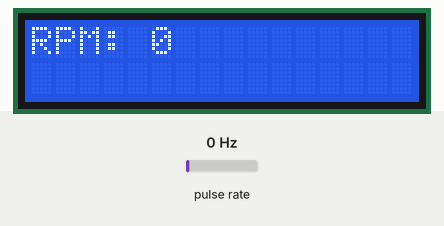
Bench run of a sketch on a simulated Arduino Uno, built with avr-gcc and run on an emulated ATmega328P. Shown: 16×2 character LCD. Wiring (inferred from the names in the program): pulse sensor: data pin 2. Inputs (shaded band) come from the test bench; at power-on: pulse rate 0 Hz. What the sketch prints to the serial monitor is not drawn.

Above: at 1.6 s.
1.7 s: pulse rate (sensor on pin 2) set to 100 Hz
At 2.8 s:
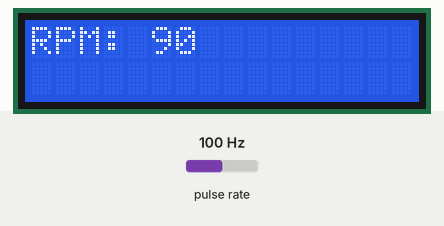
4.5 s: pulse rate (sensor on pin 2) set to 4 Hz
At 6.7 s:
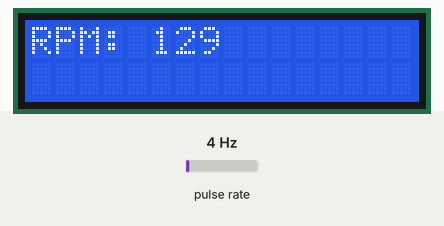
7.5 s: pulse rate (sensor on pin 2) set to 50 Hz
At 10.5 s:
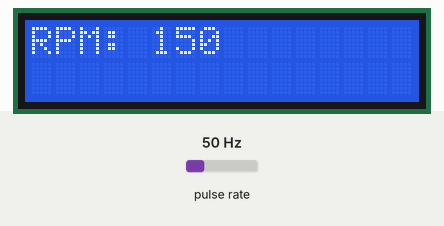
Timing chart, 0 to 12.0 s (numbered marks = the images above; inputs shaded):
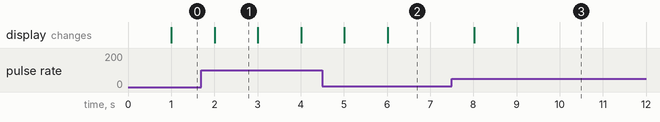

The sketch:

file_code_quang.ino
```cpp
#include <Wire.h>
#include <LiquidCrystal_I2C.h>
LiquidCrystal_I2C lcd(0x27,16,2);
int encoder_pin = 2;
unsigned int rpm = 0;
float velocity = 0;
volatile byte pulses = 0;
unsigned long timeold = 0;
unsigned int pulsesperturn = 20; // Número de muescas que tiene el disco del encoder.
const int wheel_diameter = 64;   // Diámetro de la rueda pequeña[mm]
static volatile unsigned long debounce = 0; // Tiempo del rebote.
void setup(){
  lcd.begin();
  lcd.backlight();
   Serial.begin(9600); // Configuración del puerto serie
   pinMode(encoder_pin, INPUT); // Configuración del pin nº2
   attachInterrupt(0, counter, RISING); // Configuración de la interrupción 0, donde esta conectado.
   pulses = 0;
   rpm = 0;
   timeold = 0;
  //Serial.print("Seconds ");
  lcd.setCursor(0,0);
  lcd.print("RPM:");
  Serial.print("RPM ");
  Serial.print("Pulses ");
  Serial.println("Velocity[Km/h]");}
 void loop(){
   if (millis() - timeold >= 1000){  // Se actualiza cada segundo
      noInterrupts(); //Don't process interrupts during calculations // Desconectamos la interrupción para que no actué en esta parte del programa.
      rpm = (60*1000 / pulsesperturn )/(millis()-timeold)*pulses; // Calculamos las revoluciones por minuto
      velocity = rpm*3.1416*wheel_diameter*60/1000000; // Cálculo de la velocidad en [Km/h]
      timeold = millis(); // Almacenamos el tiempo actual.
      Serial.print(millis()/1000); Serial.print("       ");// Se envia al puerto serie el valor de tiempo, de las rpm y los pulsos.
      Serial.print(rpm,DEC); Serial.print("   ");
      lcd.setCursor(5,0);
      lcd.print(rpm);
      Serial.print(pulses,DEC);
      Serial.print("     ");
      //lcd.setCursor(5,0);
      //lcd.print(rpm);
      Serial.println(velocity,2);
      pulses = 0;  // Inicializamos los pulsos.
      interrupts(); // Restart the interrupt processing // Reiniciamos la interrupción
   }
  }
 void counter(){
  if(  digitalRead (encoder_pin) && (micros()-debounce > 500) && digitalRead (encoder_pin) ) {
// Vuelve a comprobar que el encoder envia una señal buena y luego comprueba que el tiempo es superior a 1000 microsegundos y vuelve a comprobar que la señal es correcta.
        debounce = micros(); // Almacena el tiempo para comprobar que no contamos el rebote que hay en la señal.
        pulses++;}  // Suma el pulso bueno que entra.
        else ; }
```

Measured:
- after the input at 1.7 s, the display: changes after 0.31 s (image 1)
- after the input at 4.5 s, the display: first changes after 0.51 s (image 2 shows a later state)
- after the input at 7.5 s, the display: first changes after 0.52 s (image 3 shows a later state)
- what the display in image 1 shows lasts 1.0 s, from 2.0 s to 3.0 s
